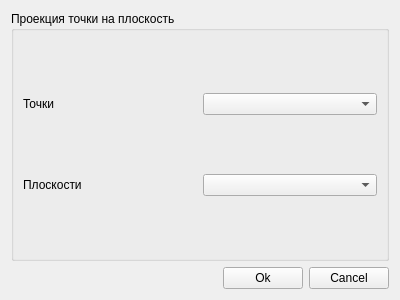
<?xml version="1.0" encoding="UTF-8"?>
<ui version="4.0">
 <class>PointOnPlace</class>
 <widget class="QWidget" name="PointOnPlace">
  <property name="geometry">
   <rect>
    <x>0</x>
    <y>0</y>
    <width>400</width>
    <height>300</height>
   </rect>
  </property>
  <property name="windowTitle">
   <string>Form</string>
  </property>
  <layout class="QGridLayout" name="gridLayout_2">
   <item row="1" column="1">
    <widget class="QPushButton" name="m_okBtn">
     <property name="text">
      <string>Ok</string>
     </property>
    </widget>
   </item>
   <item row="1" column="2">
    <widget class="QPushButton" name="m_cancelBtn">
     <property name="text">
      <string>Cancel</string>
     </property>
    </widget>
   </item>
   <item row="1" column="0">
    <spacer name="horizontalSpacer">
     <property name="orientation">
      <enum>Qt::Orientation::Horizontal</enum>
     </property>
     <property name="sizeHint" stdset="0">
      <size>
       <width>40</width>
       <height>20</height>
      </size>
     </property>
    </spacer>
   </item>
   <item row="0" column="0" colspan="3">
    <widget class="QGroupBox" name="groupBox">
     <property name="title">
      <string>Проекция точки на плоскость</string>
     </property>
     <layout class="QGridLayout" name="gridLayout">
      <item row="0" column="2">
       <widget class="QComboBox" name="m_pointBox"/>
      </item>
      <item row="0" column="0">
       <widget class="QLabel" name="label">
        <property name="text">
         <string>Точки</string>
        </property>
       </widget>
      </item>
      <item row="1" column="0">
       <widget class="QLabel" name="label_2">
        <property name="text">
         <string>Плоскости</string>
        </property>
       </widget>
      </item>
      <item row="1" column="2">
       <widget class="QComboBox" name="m_placeBox"/>
      </item>
     </layout>
    </widget>
   </item>
  </layout>
 </widget>
 <resources/>
 <connections/>
</ui>
